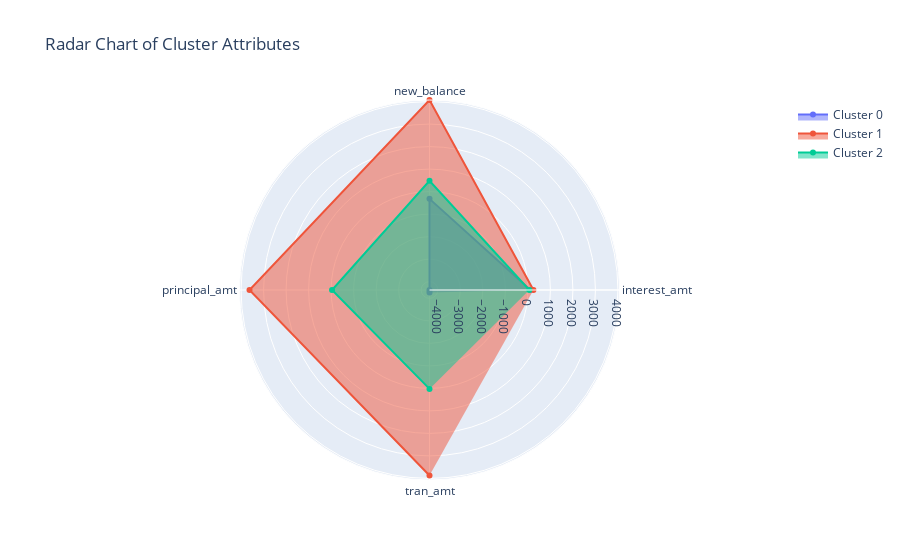

This figure's notebook cell:
### Markdown cell above
## Plot Radar Chart

### Code cell
import plotly.graph_objects as go
import plotly.express as px

# Define the categories and their labels for the radar chart
categories = ['interest_amt', 'new_balance', 'principal_amt', 'tran_amt']

fig = go.Figure()

for i in mean_data.index:
    df = mean_data.loc[i][categories]
    values = df.values.tolist()
    fig.add_trace(go.Scatterpolar(
      r=values,
      theta=categories,
      fill='toself',
      name = f"Cluster {i}"
    ))

fig.update_layout(
  polar=dict(
    radialaxis=dict(
      visible=True,
      range=[mean_data[categories].values.min(), mean_data[categories].values.max()]
    )),
  showlegend=True,
  title='Radar Chart of Cluster Attributes'
)

fig.show()

### Figure 1 — Plotly figure (JSON) as saved in the notebook; plotly's stock layout.template omitted (floating-point values rounded to 4 significant figures)
{"data": [{"fill": "toself", "name": "Cluster 0", "r": [115.8, -322.0, -4370.0, -4255.0], "theta": ["interest_amt", "new_balance", "principal_amt", "tran_amt"], "type": "scatterpolar"}, {"fill": "toself", "name": "Cluster 1", "r": [245.9, 4070.0, 3626.0, 3871.0], "theta": ["interest_amt", "new_balance", "principal_amt", "tran_amt"], "type": "scatterpolar"}, {"fill": "toself", "name": "Cluster 2", "r": [63.42, 482.2, -40.57, 22.69], "theta": ["interest_amt", "new_balance", "principal_amt", "tran_amt"], "type": "scatterpolar"}], "layout": {"polar": {"radialaxis": {"range": [-4370.0, 4070.0], "visible": true}}, "showlegend": true, "title": {"text": "Radar Chart of Cluster Attributes"}}}
